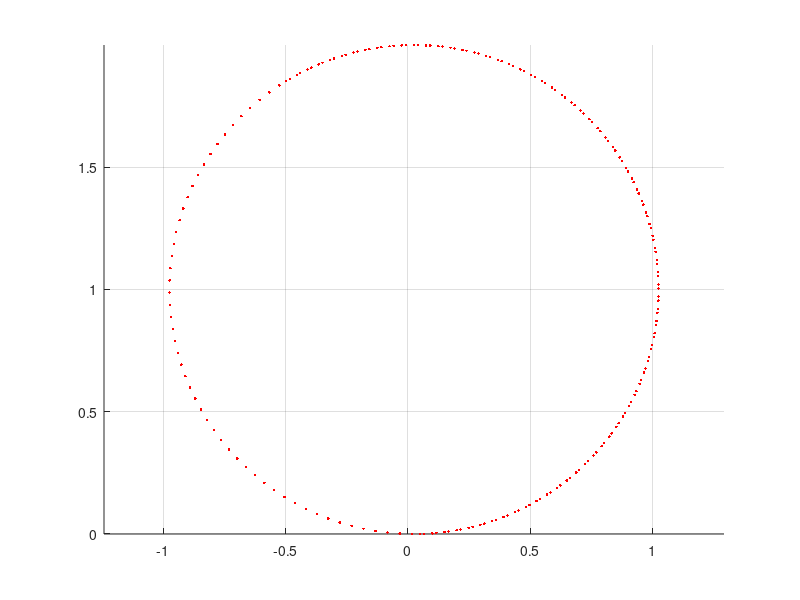
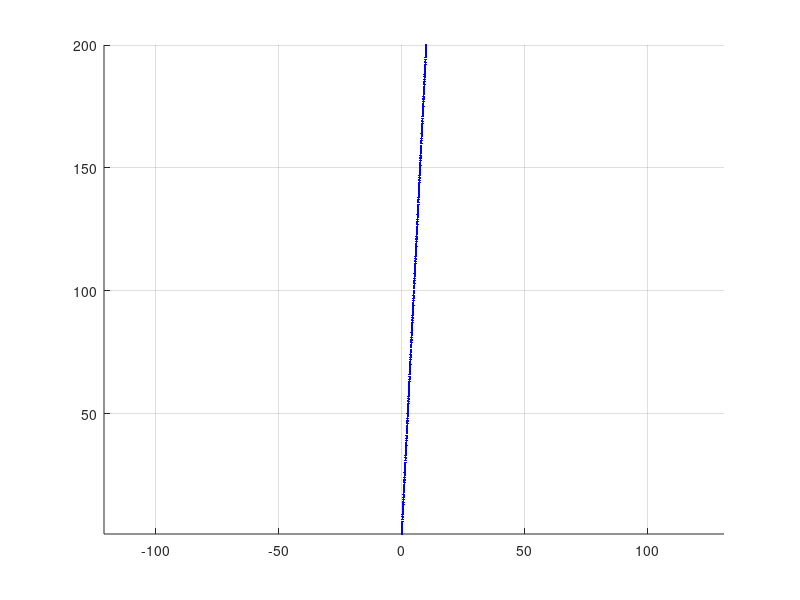

Write MATLAB code to recreate these figures, in order. (Note: this script raises an error after producing the figures.)

covariance_init=[ ...
    0.027323309 , -0.0016823198, 0, 0, 0, 0 
     -0.0016823198 , 0.0028801051, 0, 0, 0, 0
     0, 0, 0, 0, 0, 0
     0, 0, 0, 0, 0 ,0
     0, 0, 0, 0, 0 ,0
     0, 0, 0, 0, 0 , 0.00493741528
    ]   ;

covariance_x_y_theta_init =[ ...    
    0.027323309        , -0.0016823198, 0
    -0.0016823198     , 0.0028801051, 0
    0, 0 , 0.00493741528
    ]   ;

covariance_x_y_theta = covariance_x_y_theta_init ;


state_x_y_theta = [ ...
    0
    0
    0
    ]  ;

% motion_model

command_vel_twist = [ ...
    0.1
    +0.1
 ]


fig_posn = figure;  grid on; hold on ;  axis equal ;
fig_theta = figure;  grid on; hold on ;  axis equal ;
for ii_ = 1:200
    state_delta_x_y_theta = [ ...
        cos(state_x_y_theta(3)) * command_vel_twist(1)
        sin(state_x_y_theta(3)) * command_vel_twist(1)
        command_vel_twist(2)
        ]  ;
    
    state_updated_x_y_theta = state_x_y_theta + state_delta_x_y_theta/2  ;
    
%     covariance_update = 
    
    state_x_y_theta = state_updated_x_y_theta ;
    
    figure(fig_posn); plot(state_x_y_theta(1), state_x_y_theta(2), 'r.')
    figure(fig_theta); plot(state_x_y_theta(3), ii_, 'b.')    
end


%%

% pp127

% odometry noise 
alpha = 1

for alpha = [0.5 1 2]
V = alpha*diag([0.005, degtorad(0.3) ].^2)  ;
%The Toolbox Vehicle class simulates the bicycle model of Eq. 4.2 and the odometric
% configuration update Eq. 6.2. To use it we create a Vehicle object
veh = Vehicle(V)
% veh.L=0.1
% odo = veh.step(1, 0.3)
   
veh.add_driver( RandomPath(10) )
% where the argument to the RandomPath constructor specifies a working region that
% spans ±10 m in the x- and y-directions. We can display an animation of the robot with
% its driver by
%veh.run(1000)

veh.Fx( [0,0,0], [0.5, 0.1] )
veh.Fv( [0,0,0], [0.5, 0.1] )

% To simulate the vehicle and the EKF using the Toolbox we define the initial covariance
% to be quite small since, we assume, we have a good idea of where we are to begin with
P0 = diag([0.005, 0.005, 0.001].^2);
ekf = EKF(veh, V, P0);
ekf.run(1000);



if ~exist('fig_handle_path_','var') || ~ishandle(fig_handle_path_)
    fig_handle_path_ = figure('Name','Path and confidence bound ellipses'); grid on; 
else
    figure(fig_handle_path_) ;
end
veh.plot_xy()
hold on
ekf.plot_xy('r')

P700 = ekf.history(700).P

% The diagonal elements are the estimated variance associated with the states, that is σx2, σy2
% and σθ2 respectively. The standard deviation of the PDF associate with the x-coordinate is
standard_deviation_x = sqrt(P700(1,1))
variance_x = standard_deviation_x^2
conf_interval_x_95 = [ veh.x(1)-2*standard_deviation_x veh.x(1)+2*standard_deviation_x ]
% --> There is a 95% chance that the robot’s x-coordinate is within the ±2σ bound or ±1.37 m
% in this case. We can consider uncertainty for y and θ similarly.
% ekf.plot_ellipse([], 'g')

if ~exist('fig_handle_path_','var') || ~ishandle(fig_handle_path_) 
    fig_handle_path_ = figure('Name','Path and confidence bound ellipses'); grid on; 
else
    figure(fig_handle_path_) ;
end
ekf.plot_ellipse(20,'edgecolor','g') % every 20 timesteps 
ekf.plot_ellipse_bound(20,3, 'edgecolor','b') % every 20 timesteps 

if ~exist('fig_handle_total_uncertainty_','var')  || ~ishandle(fig_handle_total_uncertainty_)
    fig_handle_total_uncertainty_ = figure('Name','Total state uncertainy = sqrt(det(est_state))'); grid on; 
else
    figure(fig_handle_total_uncertainty_) ;
end
hold on; ekf.plot_P()


end







